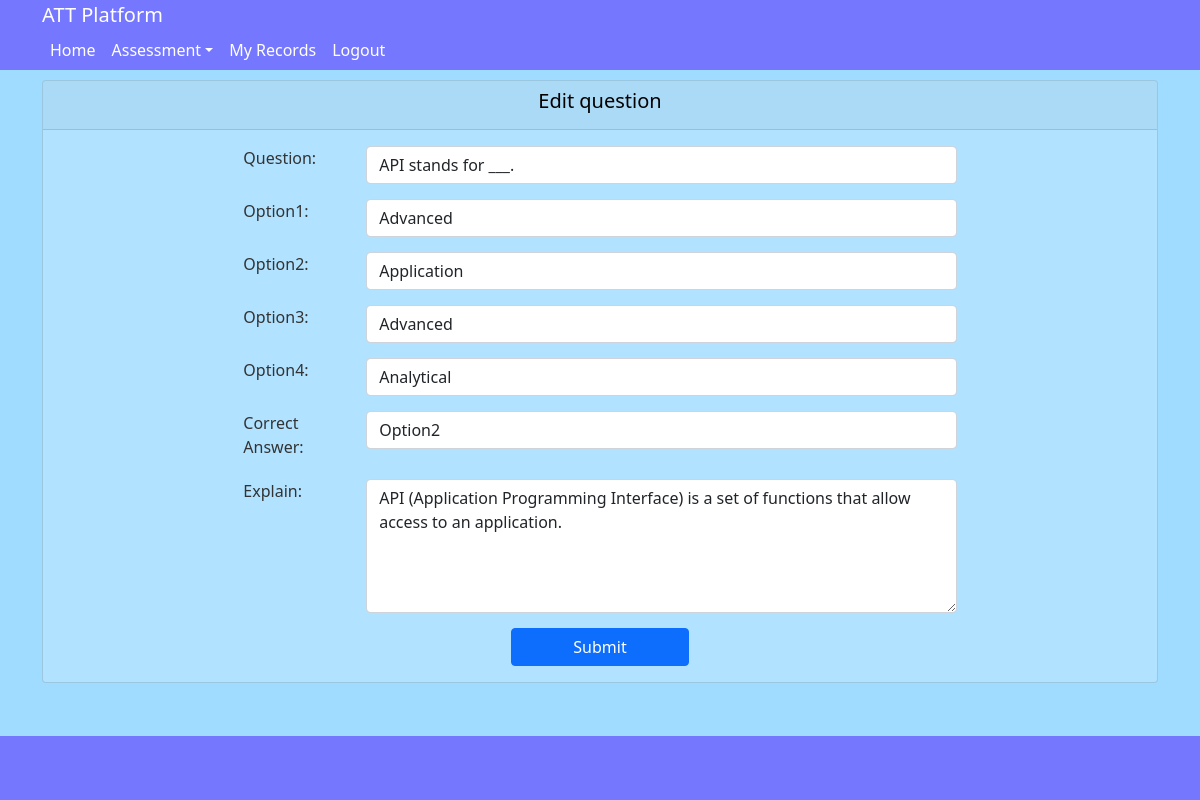
The page /editquestion/1 (signed in) on the database its author committed.
### models.py (models this page shows)
class Question(db.Model):
    __tablename__='question'
    id = db.Column(db.Integer, primary_key=True, autoincrement = True)
    question = db.Column(db.String(500), unique=True)
    option1 = db.Column(db.String(200))
    option2 = db.Column(db.String(200))
    option3 = db.Column(db.String(200))
    option4 = db.Column(db.String(200))
    answer = db.Column(db.String(10))
    explain = db.Column(db.Text)
    status = db.Column(db.Boolean, default=True)
    create_dt = db.Column(db.DateTime, default=datetime.now)

### app.py (the view)
@app.route('/editquestion/<id>', methods=['GET','POST'])
@require_login
def editquestion(id):
    record = Question.query.get_or_404(id)
    if request.method == 'POST':
        try:
            question = request.form.get('question')
            option1 = request.form.get('option1')
            option2 = request.form.get('option2')
            option3 = request.form.get('option3')
            option4 = request.form.get('option4')
            answer = request.form.get('answer')
            explain = request.form.get('explain')
            record.question = question
            record.option1 = option1
            record.option2 = option2
            record.option3 = option3
            record.option4 = option4
            record.answer = answer
            record.explain = explain
            db.session.commit()
            flash('The question is updated!','success')
            return redirect(url_for('questions'))
        except Exception as e:
            print('exception - {}'.format(str(e)))
            flash('Exception, please try it later!','danger')
            return redirect(url_for('questions'))
    else:
        return render_template('edit_question.html', question=record, ANSWER_MAP=ANSWER_MAP)

### utils.py (called while the page is built)
def require_login(func):
    @wraps(func)
    def inner_func(*args, **kwargs):
        if not 'username' in session:
            flash('Please login it firslty!', 'danger')
            return redirect(url_for('login'))
        return func(*args, **kwargs)
    return inner_func

### templates/edit_question.html (shortened to what this page needs)
{% extends "layout.html" %}
{% block content %}
<div class="row">
	<div class="col-12">
		<div class="card">
			<div class="card-header">
				<h5 class="text-center">Edit question</h5>
			</div>
			<div class="card-body">
				<div class="row clearfix" >
					<div class="col-8 m-auto">
						<form class="form-group" action="{{url_for('editquestion', id=question.id)}}" method="post" id="questionform">
							<div class="form-group">
								<div class="row">
									<div class="col-2">
										<label for="">Question:</label>
									</div>
									<div class="col-10">
									<input class="form-control" type="text" name="question" value="{{question.question}}" required>
									</div>
								</div>
							</div>
							<div class="form-group">
								<div class="row">
									<div class="col-2">
										<label for="">Option1:</label>
									</div>
									<div class="col-10">
									<input class="form-control" type="text" name="option1" value={{question.option1}} required>
									</div>
								</div>
							</div>
							<div class="form-group">
								<div class="row">
									<div class="col-2">
										<label for="">Option2:</label>
									</div>
									<div class="col-10">
									<input class="form-control" type="text" name="option2" value={{question.option2}} required>
									</div>
								</div>
							</div>
							<div class="form-group">
								<div class="row">
									<div class="col-2">
										<label for="">Option3:</label>
									</div>
									<div class="col-10">
									<input class="form-control" type="text" name="option3" value={{question.option3}} required>
									</div>
								</div>
							</div>
							<div class="form-group">
								<div class="row">
									<div class="col-2">
										<label for="">Option4:</label>
									</div>
									<div class="col-10">
									<input class="form-control" type="text" name="option4" value={{question.option4}} required>
									</div>
								</div>
							</div>
							<div class="form-group">
								<div class="row">
									<div class="col-2">
										<label for="">Correct Answer:</label>
									</div>
									<div class="col-10">
										<div class="form-group">
											<select class="form-control" name="answer" id="" required>
												{% for k,v in ANSWER_MAP.items() %}
													{% if question.answer == k %}
														<option value="{{k}}" selected> {{v}} </option>
													{% else %}
														<option value="{{k}}"> {{v}} </option>
													{% endif %}
												{% endfor %}
											</select>
										</div>
									</div>
								</div>
							</div>
							<div class="form-group">
								<div class="row">
									<div class="col-2">
										<label for="">Explain:</label>
									</div>
									<div class="col-10">
									<textarea class="form-control" name="explain" id=""  rows="5" value="{{question.explain}}">{{question.explain}}</textarea>
									</div>
								</div>
							</div>
							<div class="text-center">
								<button class="btn btn-primary col-3" type="submit">Submit</button>
							</div>
						</form>
					</div>
				</div>
		</div>
	</div>
</div>
</div>
{% endblock %}

### static/css/main.css (style rules this page uses)
body { background: #a0dcff; color: #333333; margin-top: 5rem; }
h1, h2, h3, h4, h5, h6 { color:black; }
#questionform .form-group { margin-bottom: 15px !important; }
.card { background-color: #ffffff2e !important; }

### rows shown on the page
Question: question "API stands for ___.", option1 "Advanced", option2 "Application", option3 "Advanced", option4 "Analytical", answer "Option2", explain "API (Application Programming Interface) is a set of functions that allow access to an application."
